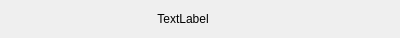
<?xml version="1.0" encoding="UTF-8"?>
<ui version="4.0">
 <class>QComboBox_tab</class>
 <widget class="QWidget" name="QComboBox_tab">
  <property name="geometry">
   <rect>
    <x>0</x>
    <y>0</y>
    <width>400</width>
    <height>38</height>
   </rect>
  </property>
  <property name="mouseTracking">
   <bool>true</bool>
  </property>
  <property name="windowTitle">
   <string>Form</string>
  </property>
  <property name="styleSheet">
   <string notr="true">QWidget:hover { background: none; }</string>
  </property>
  <layout class="QHBoxLayout" name="horizontalLayout">
   <property name="spacing">
    <number>0</number>
   </property>
   <property name="leftMargin">
    <number>0</number>
   </property>
   <property name="topMargin">
    <number>0</number>
   </property>
   <property name="rightMargin">
    <number>0</number>
   </property>
   <property name="bottomMargin">
    <number>0</number>
   </property>
   <item>
    <widget class="QLabel" name="label">
     <property name="sizePolicy">
      <sizepolicy hsizetype="Expanding" vsizetype="Preferred">
       <horstretch>0</horstretch>
       <verstretch>0</verstretch>
      </sizepolicy>
     </property>
     <property name="font">
      <font>
       <pointsize>9</pointsize>
      </font>
     </property>
     <property name="text">
      <string>TextLabel</string>
     </property>
     <property name="alignment">
      <set>Qt::AlignmentFlag::AlignCenter</set>
     </property>
     <property name="wordWrap">
      <bool>false</bool>
     </property>
    </widget>
   </item>
   <item>
    <widget class="QPushButton" name="pushButton">
     <property name="font">
      <font>
       <pointsize>7</pointsize>
      </font>
     </property>
     <property name="styleSheet">
      <string notr="true">QPushButton {
    border: none;  /* 去掉边框 */
    background: transparent; /* 按钮背景透明 */
    icon-size: 14px;  /* 设置图标的大小 */
    padding: 5px;  /* 为按钮添加内边距 */
    icon: url(:/res/icon/ashbin.png); /* 默认图标 */
}

QPushButton:hover {
    background: transparent;  /* 悬停时按钮背景透明 */
    icon: url(:/res/icon/ashbin_choose.png);  /* 悬停时使用不同的图标 */
}
</string>
     </property>
     <property name="text">
      <string/>
     </property>
     <property name="iconSize">
      <size>
       <width>14</width>
       <height>14</height>
      </size>
     </property>
     <property name="flat">
      <bool>true</bool>
     </property>
    </widget>
   </item>
  </layout>
 </widget>
 <resources/>
 <connections/>
</ui>
